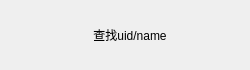
<?xml version="1.0" encoding="UTF-8"?>
<ui version="4.0">
 <class>AddUserItem</class>
 <widget class="QWidget" name="AddUserItem">
  <property name="geometry">
   <rect>
    <x>0</x>
    <y>0</y>
    <width>250</width>
    <height>70</height>
   </rect>
  </property>
  <property name="minimumSize">
   <size>
    <width>250</width>
    <height>70</height>
   </size>
  </property>
  <property name="maximumSize">
   <size>
    <width>250</width>
    <height>70</height>
   </size>
  </property>
  <property name="windowTitle">
   <string>Form</string>
  </property>
  <layout class="QGridLayout" name="gridLayout">
   <item row="0" column="0">
    <widget class="QLabel" name="add_tip">
     <property name="minimumSize">
      <size>
       <width>40</width>
       <height>40</height>
      </size>
     </property>
     <property name="maximumSize">
      <size>
       <width>40</width>
       <height>40</height>
      </size>
     </property>
     <property name="text">
      <string/>
     </property>
    </widget>
   </item>
   <item row="0" column="1">
    <widget class="QLabel" name="message_tip">
     <property name="text">
      <string>查找uid/name</string>
     </property>
     <property name="alignment">
      <set>Qt::AlignCenter</set>
     </property>
    </widget>
   </item>
   <item row="0" column="2">
    <widget class="QLabel" name="right_tip">
     <property name="minimumSize">
      <size>
       <width>30</width>
       <height>30</height>
      </size>
     </property>
     <property name="maximumSize">
      <size>
       <width>30</width>
       <height>30</height>
      </size>
     </property>
     <property name="text">
      <string/>
     </property>
    </widget>
   </item>
  </layout>
 </widget>
 <resources/>
 <connections/>
</ui>
